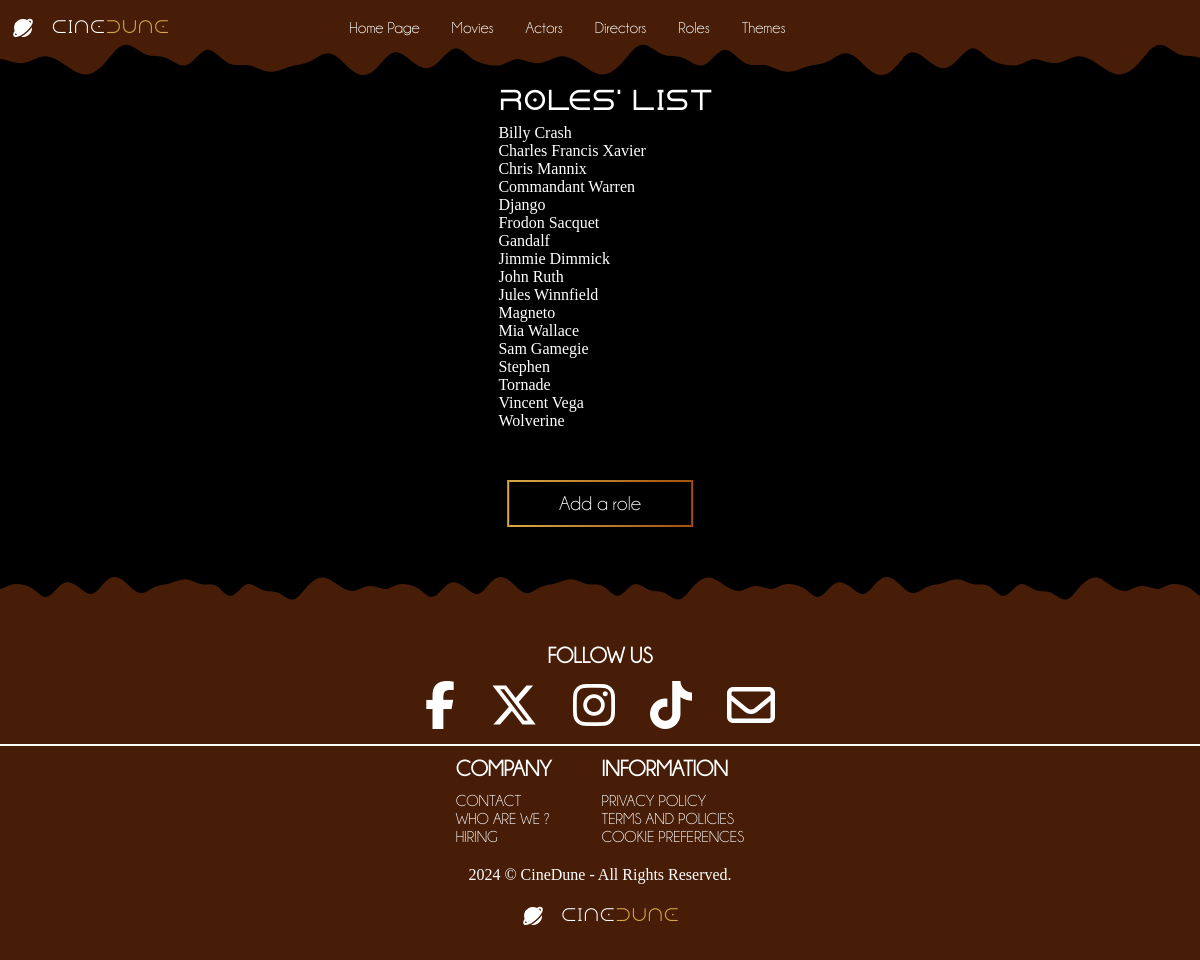
/index.php?action=listRoles, run on the app's committed database.
### tables this page shows
CREATE TABLE IF NOT EXISTS `role` (
  `idRole` int NOT NULL AUTO_INCREMENT,
  `roleName` varchar(255) NOT NULL,
  PRIMARY KEY (`idRole`)
);

### controller/RoleController.php (called while the page is built, shortened)
<?php
class RoleController
{
    public function listRoles()
    {
        $pdo = Connect::toLogIn();
        $requestRoles = $pdo->query("
            SELECT role.idRole, role.roleName
            FROM role
            ORDER BY roleName
        ");
        require "view/roles/listRoles.php";
    }
}

### view/roles/listRoles.php (the view, shortened to what this page needs)
<?php ob_start();
$roles = $requestRoles->fetchAll();
?>
<section class="listRoles section" id="listRoles">
    <div class="listRoles__container container">
        <?php
        foreach ($roles as $role) {
        ?>
            <a href="index.php?action=roleDetails&id=<?= $role["idRole"] ?>"><?= $role["roleName"] . "<br>" ?></a>
        <?php
        }
        ?>
    </div>
    <button class="main__button list__button"><a href="index.php?action=addRole">Add a role</a></button>
</section>
<?php
$secondary_title = "Roles' List";
$content = ob_get_clean();
require "view/template.php";

### index.php (shortened to what this page needs)
<?php
$ctrlMain = new MainController();
$ctrlRole = new RoleController();
if(isset($_GET["action"])){
    switch ($_GET["action"]) {
        case "listRoles" : $ctrlRole->listRoles(); break;
    }
} else {
    $ctrlMain->main();
}

### view/template.php (shortened to what this page needs)
<!DOCTYPE html>
<html lang="en">
<head>
    <link rel="stylesheet" href="https://cdnjs.cloudflare.com/ajax/libs/font-awesome/6.5.1/css/all.min.css" />
    <link rel="stylesheet" href="public/css/style.css" />
</head>
<body>
    <header class="header" id="header">
        <nav class="nav container">
            <a href="index.php" class="nav__logo">
                <img src="public/img/bxs-planet.svg" alt="Logo CineDune"><span>CinE<span class="nav__span">DunE</span></span>
            </a>
            <div class="nav__menu" id="nav-menu">
                <ul class="nav__list">
                    <li class="nav__item">
                        <a href="index.php">Home Page</a>
                    </li>
                    <li class="nav__item">
                        <a href="index.php?action=listMovies">Movies</a>
                    </li>
                    <li class="nav__item">
                        <a href="index.php?action=listActors">Actors</a>
                    </li>
                    <li class="nav__item">
                        <a href="index.php?action=listDirectors">Directors</a>
                    </li>
                    <li class="nav__item">
                        <a href="index.php?action=listRoles">Roles</a>
                    </li>
                    <li class="nav__item">
                        <a href="index.php?action=listThemes">Themes</a>
                    </li>
                </ul>
            </div>
        </nav>
    </header>
    <div id="wrapper">
        <main class="main">
            <div id="content">
                <?php if (isset($secondary_title)) : ?>
                    <h2 class="secondary-title"><?= $secondary_title ?></h2>
                <?php endif; ?>
                <?= $content ?>
            </div>
        </main>
    </div>
    <footer class="footer">
        <div class="footer__svg"></div>
        <div class="footer__container">
            <div class="footer__social-media">
                <h3 class="footer__title">FOLLOW US</h3>
                <div class="footer__social">
                    <a href="#" target="_blank" class="footer__social-link">
                        <i class="fa-brands fa-facebook-f"></i>
                    </a>
                    <a href="#" target="_blank" class="footer__social-link">
                        <i class="fa-brands fa-x-twitter"></i>
                    </a>
                    <a href="#" target="_blank" class="footer__social-link">
                        <i class="fa-brands fa-instagram"></i>
                    </a>
                    <a href="#" target="_blank" class="footer__social-link">
                        <i class="fa-brands fa-tiktok"></i>
                    </a>
                    <a href="#" target="_blank" class="footer__social-link">
                        <i class="fa-regular fa-envelope"></i>
                    </a>
                </div>
            </div>
            <hr class="footer__hr">
            <div class="footer__content">
                <div>
                    <h3 class="footer__title">COMPANY</h3>
                    <ul class="footer__links">
                        <li>
                            <a href="#" class="footer_link">CONTACT</a>
                        </li>
                        <li>
                            <a href="#" class="footer_link">WHO ARE WE ?</a>
                        </li>
                        <li>
                            <a href="#" class="footer_link">HIRING</a>
                        </li>
                    </ul>
                </div>
                <div>
                    <h3 class="footer__title">INFORMATION</h3>
                    <ul class="footer__links">
                        <li>
                            <a href="#" class="footer_link">PRIVACY POLICY</a>
                        </li>
                        <li>
                            <a href="#" class="footer_link">TERMS AND POLICIES</a>
                        </li>
                        <li>
                            <a href="#" class="footer_link">COOKIE PREFERENCES</a>
                        </li>
                </div>
            </div>
            <div class="footer__copy">
                <span>
                    2024 &#169; CineDune - All Rights Reserved.
                </span>
            </div>
            <a href="index.php" class="footer__logo">
                <img src="public/img/bxs-planet.svg" alt="Logo CineDune"><span>CinE<span class="nav__span">DunE</span></span>
            </a>
        </div>
    </footer>
</body>
</html>

### public/css/style.css (style rules this page uses)
:root { --header-height: 3.5rem; --footer-height: 3.5rem; --background-color: #000000; --brown-color: #471d07; --orange-color: #a2520d; --yellow-color: #d9a849; --text-color: #ffffff; --gradient-top: linear-gradient(90deg, #d9a849 0%, #a2520d 100%); --gradient-left: linear-gradient( 90deg, rgba(162, 82, 13, 0.5) 0%, rgba(0, 0, 0, 0.5) 100% ); --gradient-right: linear-gradient( 90deg, rgba(0, 0, 0, 0.5) 0%, rgba(162, 82, 13, 0.5) 100% ); --gradient-bottom: linear-gradient( 359.4deg, rgba(162, 82, 13, 0.5) 0.52%, rgba(0, 0, 0, 0.5) 99.48% ); --button-gradient: linear-gradient( 90deg, rgba(217, 168, 73, 1) 0%, rgba(162, 82, 13, 1) 100% ); --hypertext-underline-gradient: linear-gradient( 0deg, #d9a849 0%, #a2520d 100% ); --background-gradient: radial-gradient( 131.8% 131.8% at 50% -31.8%, #d9a849 23%, #471d07 72.5%, #000000 100% ); --title-font: "Dune Rise"; --h2-font: "Dune Rise"; --nav-text-font: "Champagne & Limousines"; --step--1: clamp(0.8681rem, 0.4rem + 2.8793cqi, 1.5rem); --step--2: clamp(1.3021rem, 0.273rem + 4.5735cqi, 3rem); --step--3: clamp(1.0851rem, 0.8926rem + 0.8555cqi, 1.4rem); --z-tooltip: 10; --z-fixed: 100; --z-background: -1; }
* { box-sizing: border-box; padding: 0; margin: 0; }
html { scroll-behavior: smooth; color: var(--text-color); }
body { background-color: var(--background-color); }
a { color: var(--text-color); text-decoration: none; }
h2 { font-family: var(--h2-font); font-size: 1.5rem; padding-left: 0.7rem; padding-bottom: 0.5rem; }
hr { height: 2px; background: var(--gradient-top); border: none; }
ul { list-style: none; font-family: var(--nav-text-font); }
.container { max-width: 954px; margin-inline: 0.7rem; }
#wrapper { display: flex; justify-content: center; }
.main { overflow: hidden; }
.secondary-title { margin-top: 90px; }
.nav__logo img, .footer__logo img { filter: invert(100%) sepia(100%) saturate(0%) hue-rotate(126deg) brightness(110%) contrast(101%); }
.main__button a { transition: 0.5s; }
.list__button { margin-top: 50px; }
.header { position: fixed; width: 100%; min-height: 75px; background: url(../img/header.svg) repeat-x; z-index: var(--z-fixed); }
.nav { position: relative; height: var(--header-height); display: flex; justify-content: space-between; align-items: center; }
.nav__logo, .nav__close, .nav__toggle, .nav__actions { display: flex; justify-content: center; color: var(--text-color); cursor: pointer; }
.nav__logo { color: var(--text-color); align-items: center; gap: 1rem; font-family: var(--title-font); text-decoration: none; }
.nav__span { color: var(--yellow-color); }
.nav__logo span { transition: 0.5s; }
.nav__menu a { color: var(--text-color); text-decoration: none; transition: 0.5s; }
.nav__list { display: flex; flex-direction: column; row-gap: 3rem; }
.footer { position: relative; background-color: var(--brown-color); padding-block: 1rem 2rem; margin-top: 100px; }
.footer__svg { position: absolute; background: url(../img/footer.svg) repeat-x; width: 100%; height: 56px; top: -50px; }
.footer__container { text-align: center; }
.footer__title { font-family: var(--nav-text-font); font-size: var(--step--3); }
.footer__social { display: flex; justify-content: center; font-size: var(--step--2); gap: 35px; padding: 10px 0px; }
.footer__hr { background: var(--text-color); }
.footer__content { display: grid; padding-top: 10px; grid-template-columns: repeat(2, max-content); justify-content: center; gap: 50px; text-align: left; }
.footer__links { padding-top: 10px; }
.footer__copy { padding: 20px 0px; }
.footer__logo { justify-content: center; color: var(--text-color); display: flex; align-items: center; gap: 1rem; font-family: var(--title-font); text-decoration: none; }
@media screen and (min-width: 992px) { .nav__list { display: flex; flex-direction: row; gap: 2rem; align-items: center; justify-content: center; justify-items: center; } }

### data on the page
role: roleName "Billy Crash"
role: roleName "Charles Francis Xavier"
role: roleName "Chris Mannix"
role: roleName "Commandant Warren"
role: roleName "Django"
role: roleName "Frodon Sacquet"
role: roleName "Gandalf"
role: roleName "Jimmie Dimmick"
role: roleName "John Ruth"
role: roleName "Jules Winnfield"
role: roleName "Magneto"
role: roleName "Mia Wallace"
role: roleName "Sam Gamegie"
role: roleName "Stephen"
role: roleName "Tornade"
role: roleName "Vincent Vega"
role: roleName "Wolverine"

### other printed values
$secondary_title "Roles' List"
